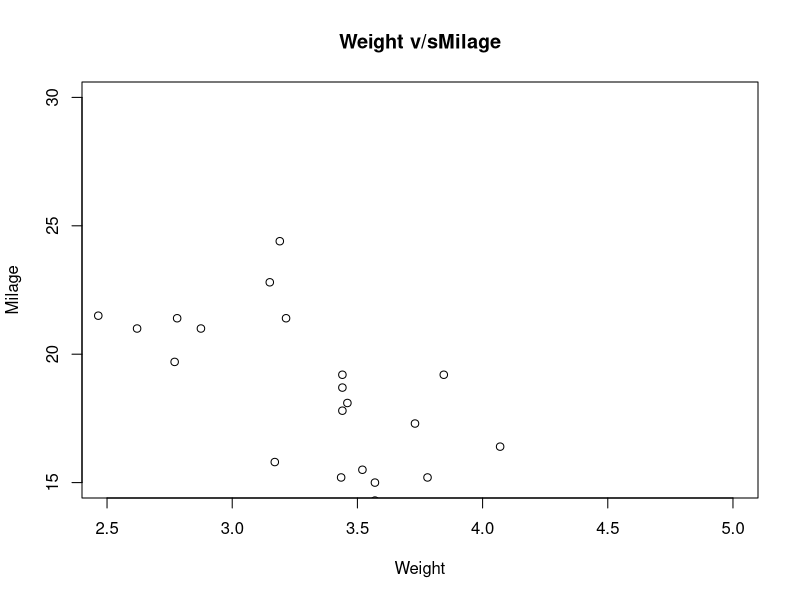

Write the R code that produced this figure.
data <-mtcars[,c('wt','mpg')]  

   
plot(x = data$wt,y = data$mpg, xlab = "Weight", ylab = "Milage", xlim = c(2.5,5), ylim = c(15,30), main = "Weight v/sMilage")  
